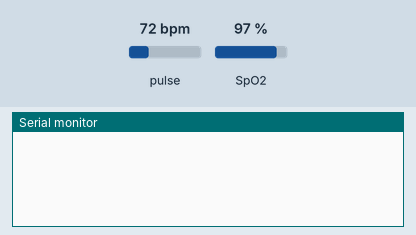
Bench run of a sketch on a simulated Arduino Uno, built with avr-gcc and run on an emulated ATmega328P. Shown: the last lines printed to the serial monitor. Inputs (shaded band) come from the test bench; at power-on: pulse 72 bpm, SpO2 97 %.

Above: at 1.2 s.
1.3 s: pulse set to 42 bpm
4.3 s: SpO2 set to 80 %
At 5.0 s:
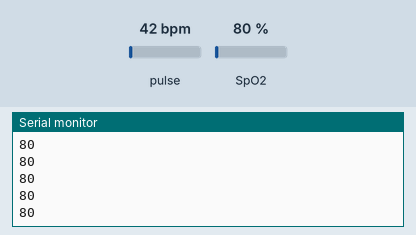
5.8 s: SpO2 set to 85 %
At 6.5 s:
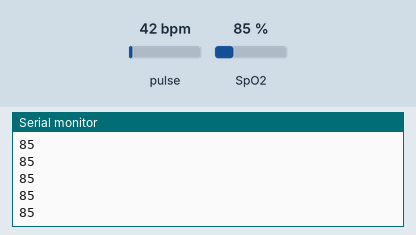
Timing chart, 0 to 8.8 s (numbered marks = the images above; inputs shaded):
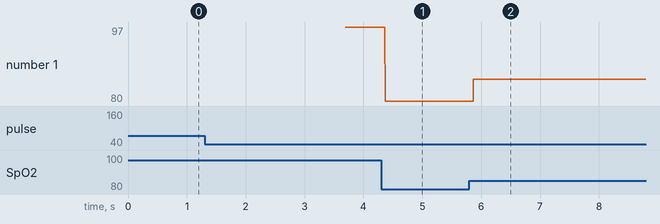

The sketch:

oximeter.ino
```cpp
#include <Wire.h>
#include "MAX30100_PulseOximeter.h"

PulseOximeter pox;
uint32_t lastReport = 0;
int oxi = 0;

void setup()
{
    Serial.begin(9600);
    if (!pox.begin()) {
        Serial.println("FAILED");
        for(;;);
    }
     pox.setIRLedCurrent(MAX30100_LED_CURR_7_6MA);
}

void loop()
{
    pox.update();
        oxi = pox.getSpO2();
        if(oxi > 1 && oxi <= 100)
        Serial.println(oxi);
}
```

Measured:
- after the input at 4.3 s, the serial monitor: prints a new line after 0.07 s (image 1)
- after the input at 5.8 s, the serial monitor: prints a new line after 0.07 s (image 2)
- plotted number 1: 97 → 80 after the input at 4.3 s, 80 → 85 after the input at 5.8 s
